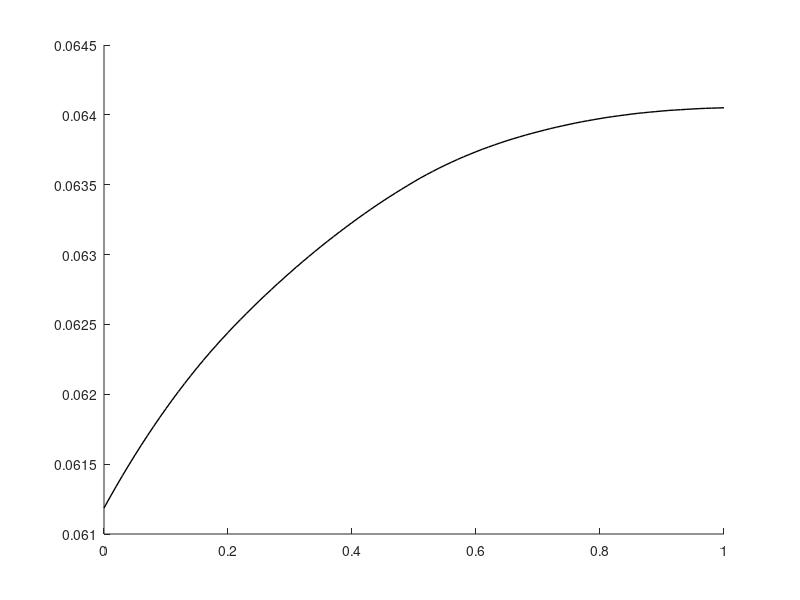

Here is the MATLAB script that generated this plot: (Note: this script raises an error after producing the figure.)
clear

slope_tuft = [0.061186184	0.061265803	0.061343603	0.061419419	0.061493155	0.061565154	0.061635315	0.061703455	0.061769981	0.061834639	0.061897773	0.061959273	0.06201914	0.062077224	0.062133923	0.062189032	0.062242556	0.062294584	0.062345148	0.062394363	0.062442227	0.062488969	0.062534659	0.062579443	0.062623347	0.062666465	0.06270881	0.062750423	0.062791205	0.06283133	0.062870823	0.062909666	0.062947787	0.062985197	0.063021927	0.063058072	0.063093415	0.063128113	0.063162097	0.063195496	0.063228452	0.063260759	0.063292372	0.063323426	0.063353746	0.06338329	0.063412105	0.063440177	0.0634677	0.063494839	0.063521356	0.063547324	0.063571434	0.063594835	0.06361781	0.063639263	0.063660029	0.063680409	0.063699724	0.063718033	0.06373598	0.063753438	0.063769492	0.063785248	0.0638007	0.063815243	0.06382897	0.063842232	0.063855294	0.063867403	0.063878981	0.0638904	0.063901671	0.063912117	0.063921959	0.063931572	0.063941004	0.063949887	0.063958015	0.063965808	0.063973369	0.063980779	0.063987222	0.063993343	0.063999218	0.064004979	0.064010476	0.064014981	0.064019293	0.064023458	0.064027482	0.064031278	0.064034147	0.064036926	0.064039682	0.06404228	0.064044754	0.064046493	0.064048019	0.064049425	0.064050601];
slope_tuft_trunk = [0.056422705	0.056689015	0.056943119	0.057184776	0.05741439	0.057632337	0.057839926	0.058037103	0.058226308	0.058406261	0.058579011	0.058745343	0.058905485	0.059060728	0.059209559	0.059352213	0.059491043	0.059625173	0.059754811	0.059880879	0.060002487	0.060120049	0.060234355	0.060345372	0.060453262	0.060558414	0.060661174	0.060761144	0.060858547	0.060952944	0.061045339	0.061135203	0.061222478	0.061307196	0.061389518	0.061469854	0.061547764	0.061623349	0.061697119	0.061769552	0.061840903	0.06191038	0.061978604	0.062045448	0.062111235	0.062176171	0.062239677	0.062301725	0.062362834	0.062422469	0.062481231	0.062538858	0.062595179	0.062650346	0.062704292	0.062756921	0.062807669	0.0628573	0.062905578	0.062951566	0.062996397	0.063040199	0.063082128	0.06312321	0.063163763	0.06320224	0.063239524	0.063276198	0.063311564	0.06334538	0.063378679	0.06341165	0.063442997	0.063473481	0.063503218	0.063532202	0.063559903	0.063587143	0.063613942	0.063640582	0.063665915	0.063690884	0.063715219	0.063738964	0.063761451	0.06378353	0.063805237	0.063826629	0.063847168	0.063866923	0.063886337	0.063905187	0.063923626	0.063940941	0.063957783	0.063974282	0.063990545	0.064006361	0.0640214	0.064036154	0.064050601];
slope_na = [-0.011587019	-0.01160733	-0.011630513	-0.011657516	-0.011688037	-0.011722512	-0.011761589	-0.011804994	-0.011853613	-0.011907002	-0.011966	-0.012030081	-0.012100087	-0.012175354	-0.012256427	-0.012343099	-0.012435139	-0.012532629	-0.012635432	-0.012743121	-0.012855212	-0.012971489	-0.013091241	-0.01321371	-0.013338319	-0.013463734	-0.013588919	-0.013712272	-0.013832306	-0.013946829	-0.014053583	-0.014149645	-0.014232185	-0.01429692	-0.014339601	-0.014354277	-0.014332078	-0.014254774	-0.014103741	-0.01386171	-0.01351602	-0.013076237	-0.012511862	-0.011792577	-0.010892291	-0.009800784	-0.008536449	-0.007149102	-0.005685981	-0.004151853	-0.002537726	-0.000864729	0.000796272	0.002357678	0.003772282	0.005047554	0.006214934	0.00730507	0.008341698	0.009337613	0.010299913	0.011236096	0.012149384	0.013042045	0.013918224	0.014781081	0.015632849	0.016470829	0.017283933	0.018104139	0.019006765	0.0205748	0.022144505	0.023691443	0.025214801	0.026719306	0.02820485	0.029676311	0.031138086	0.032593239	0.034043612	0.035493533	0.036942844	0.038391789	0.039852934	0.041319932	0.042791415	0.044275922	0.045772761	0.047278492	0.048787176	0.050312904	0.051847205	0.05338573	0.054922585	0.05646523	0.05800709	0.059538424	0.061053699	0.062559299	0.064050601];
i_h = 0:0.01:1;

hold on
plot(i_h,slope_tuft,'k','linewidth',1)
mdl = fitlm(i_h,slope_tuft);
x_regression = [0,1];
y_regression = mdl.Coefficients.Estimate(1) + mdl.Coefficients.Estimate(2) * x_regression;
%plot(x_regression,y_regression,'Color','b','Linestyle','--','LineWidth',1)
txt = strcat('tuft only, r2=',num2str(mdl.Rsquared.Ordinary),', p=',num2str(mdl.Coefficients.pValue(2)));
text(0.1,0.19,txt);

plot(i_h,slope_tuft_trunk,'k','linewidth',2)
%([0,0.2])
mdl = fitlm(i_h,slope_tuft_trunk);
x_regression = [0,1];
y_regression = mdl.Coefficients.Estimate(1) + mdl.Coefficients.Estimate(2) * x_regression;
%plot(x_regression,y_regression,'Color','g','Linestyle','--','LineWidth',1)
txt = strcat('tuft & trunk, r2=',num2str(mdl.Rsquared.Ordinary),', p=',num2str(mdl.Coefficients.pValue(2)));
text(0.1,0.175,txt);

plot(i_h,slope_na,'.k')
mdl = fitlm(i_h,slope_na);
x_regression = [0,1];
y_regression = mdl.Coefficients.Estimate(1) + mdl.Coefficients.Estimate(2) * x_regression;
%plot(x_regression,y_regression,'Color',[0.8 0.8 0.8],'Linestyle','--','LineWidth',1)
txt = strcat('Na, r2=',num2str(mdl.Rsquared.Ordinary),', p=',num2str(mdl.Coefficients.pValue(2)));
text(0.1,0.16,txt);

xlabel('gHCN (%)')
ylabel('slope (mv/um)')
ylim([-0.05,0.1])
set(gca,'Fontsize',10)
set(gca,'TickDir','out');
box off
    